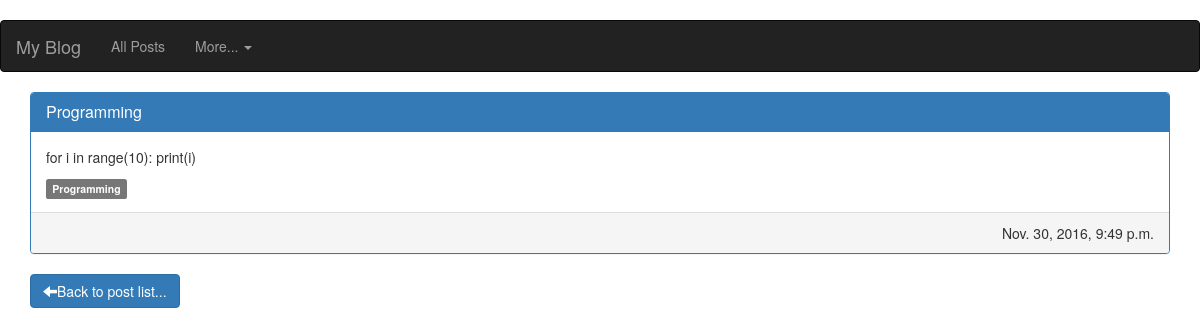
The app's page /blog/4/ with its own data.
### blog/models.py (models this page shows, shortened)
class Post(models.Model):
    title = models.CharField(max_length=225)
    content = models.TextField(max_length=10000)
    published = models.BooleanField(default=False)
    created_date = models.DateTimeField(auto_now_add=True)
    modified_date = models.DateTimeField(auto_now=True)
    category = models.ForeignKey(Category, on_delete=models.CASCADE)

class Category(models.Model):
    title = models.CharField(max_length=256, blank=True)
    created_date = models.DateTimeField(auto_now_add=True)
    modified_date = models.DateTimeField(auto_now=True)
    class Meta:
        verbose_name_plural = "Categories"
    def __str__(self):
        return self.title

### blog/views.py (the view)
# urls.py: url(r'^(?P<pk>\d+)/$', PostDetailView.as_view(),name='detail'),
class PostDetailView(DetailView):
    model = Post

### blog/templates/blog/post_detail.html
{% extends 'base.html' %}
{% block content %}
<div class="panel panel-primary">
    <div class="panel-heading">
        <h1 class="panel-title">{{ post.title }}</h1>
    </div>
    <div class="panel-body">
        <p>{{ post.content }}</p>
        <span class="label label-default">{{ post.category }}</span>
    </div>
    <div class="panel-footer clearfix">
        <div class="pull-right">
            {{ post.modified_date }}
        </div>
    </div>
</div>
<a href="{% url 'blog:list'%}" class="btn btn-primary" role="button">
    <span class="glyphicon glyphicon-arrow-left" aria-hidden="true"></span>Back to post list...</a>
{% endblock %}

### blog/templates/base.html (style rules this page uses)
body { padding-top: 20px; }

### records on screen
Post: title "Programming", content "for i in range(10): print(i)", category "Programming", modified_date "Nov. 30, 2016, 9:49 p.m."
